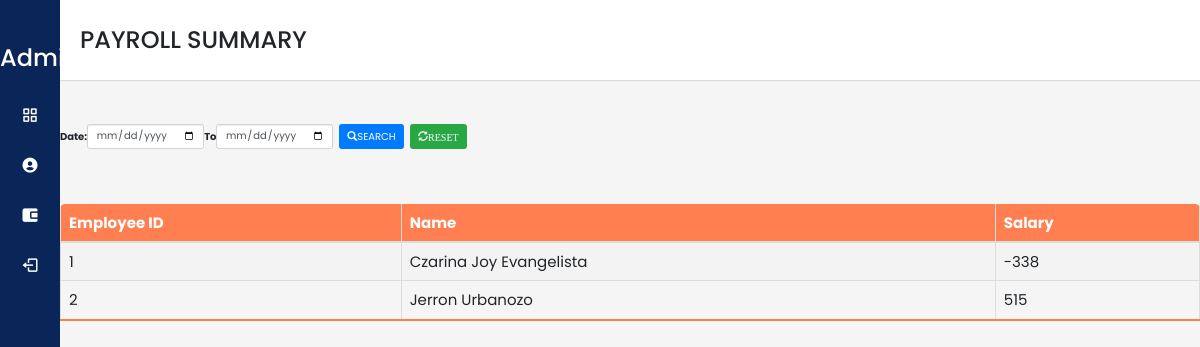
Page /payrollsummary.php on the earlier database version.
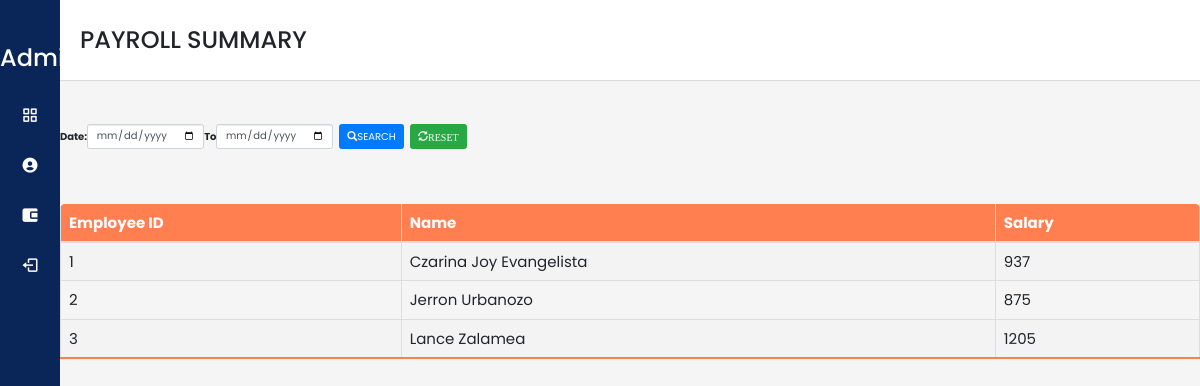
Same page on the later database version.
### tables this page shows
CREATE TABLE `attendance` (
  `id` int(11) NOT NULL,
  `employee_id` varchar(11) NOT NULL,
  `date` date NOT NULL,
  `time_in` time NOT NULL DEFAULT current_timestamp(),
  `status` int(1) NOT NULL,
  `time_out` time NOT NULL,
  `num_hr` double NOT NULL,
  `start_break` time NOT NULL,
  `end_break` time NOT NULL,
  `salary` varchar(11) NOT NULL
);

CREATE TABLE `employees` (
  `id` int(11) NOT NULL,
  `employee_id` varchar(15) NOT NULL,
  `firstname` varchar(50) NOT NULL,
  `lastname` varchar(50) NOT NULL,
  `position_id` int(11) NOT NULL,
  `schedule_id` int(11) NOT NULL,
  `created_on` date NOT NULL DEFAULT current_timestamp()
);

### range.php (the view)
<?php
	require 'conn.php';
	if(ISSET($_POST['search'])){
		$date1 = date("Y-m-d", strtotime($_POST['date1']));
		$date2 = date("Y-m-d", strtotime($_POST['date2']));
		$query=mysqli_query($conn, "SELECT *,SUM(salary) as TotalSalary
		FROM `attendance`
        INNER JOIN employees ON attendance.employee_id = employees.employee_id
        WHERE date(`date`)
        BETWEEN '$date1' AND '$date2'
		GROUP BY attendance.employee_id") or die(mysqli_error());
		$row=mysqli_num_rows($query);
		if($row>0){
			while($fetch=mysqli_fetch_array($query)){
?>
	<tr>
		<td><?php echo $fetch['employee_id']?></td>
		<td><?php echo $fetch['firstname']?></td>
		<td><?php echo $fetch['TotalSalary']?></td>
	</tr>
<?php
			}
		}else{
			echo'
			<tr>
				<td colspan = "4"><center>Record Not Found</center></td>
			</tr>';
		}
	}else{
		$query=mysqli_query($conn, "SELECT * ,SUM(salary) as TotalSalary
		FROM `attendance`
		INNER JOIN employees ON attendance.employee_id = employees.employee_id
		GROUP BY attendance.employee_id") or die(mysqli_error());
		while($fetch=mysqli_fetch_array($query)){
?>
	<tr>
		<td><?php echo $fetch['employee_id']?></td>
		<td><?php echo $fetch['firstname'] ?> <?php echo $fetch['lastname'] ?></td>
		<td><?php echo $fetch['TotalSalary']?></td>
	</tr>
<?php
		}
	}
?>

### nav-Items.php
<?php function navItems($active) { ?>
<?php
        $items = [
            [
                "caption"=> "Employee",
                "icon"=> "bx bx-grid-alt",
                "url"=> "dashboard.php"
            ],
            [
                "caption"=> "Attendance",
                "icon"=> "bx bxs-user-circle",
                "url"=> "attendance.php"
            ],
            [
                "caption"=> "Payroll",
                "icon"=> "bx bxs-wallet-alt",
                "url"=> "Payroll.php"
            ],
            [
                "caption"=> "Logout",
                "icon"=> "bx bx-log-out",
                "url"=> "Logout.php"
            ],
        ];
    ?>
<ul class="nav-links">
    <?php foreach ($items as $item) { ?>
    <li>
        <a href="<?= $item["url"] ?>" style="color: white" class="<?= $item["caption"] == $active ? "active": "" ?>">
            <i class='<?= $item["icon"] ?>'></i>
            <span class="link_name"><?= $item["caption"] ?></span>
        </a>
    </li>
    <?php } ?>
</ul>
<?php } ?>

Differences in the rows shown:
computed for attendance "Czarina Joy": TotalSalary "-338" → "937"
computed for attendance "Jerron": TotalSalary "515" → "875"
added attendance: employees.employee_id "3", employees.firstname "Lance", employees.lastname "Zalamea", TotalSalary "1205"
